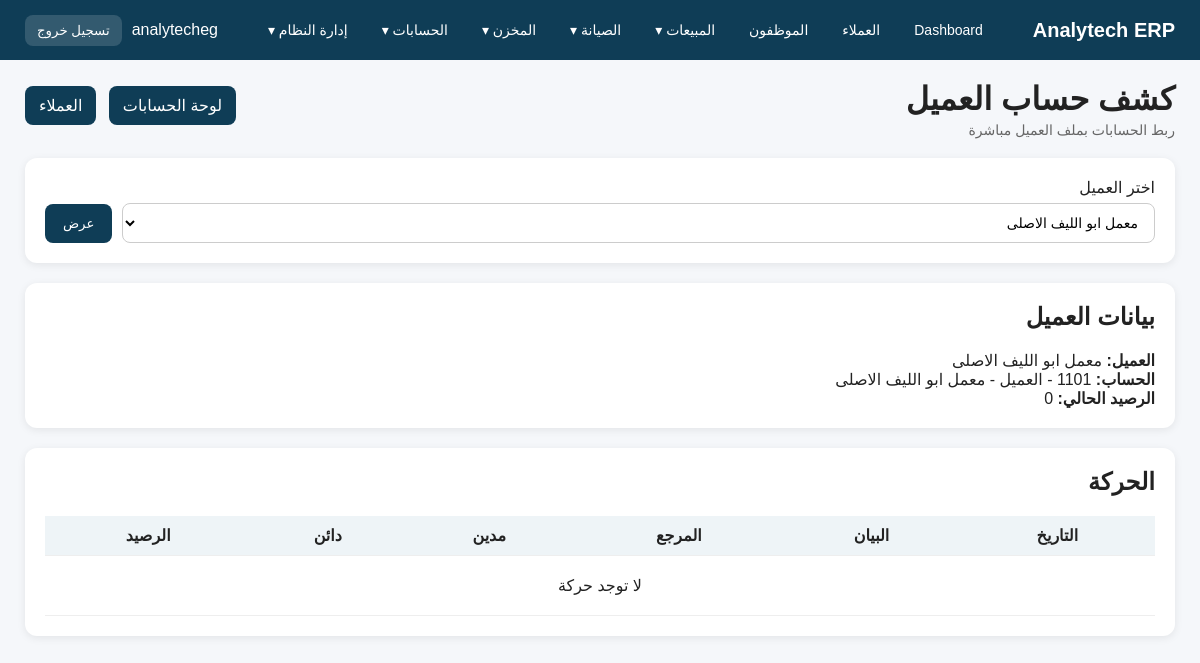
Page /accounting/customer-statement/?customer=4 (signed in) on the committed database.
### customers/models.py (models this page shows, shortened)
class Customer(models.Model):
    CUSTOMER_TYPES = [
        ('Lab', 'معمل'),
        ('Hospital', 'مستشفى'),
        ('Distributor', 'موزع'),
        ('Other', 'أخرى'),
    ]
    name = models.CharField(max_length=200, verbose_name='اسم العميل')
    customer_type = models.CharField(max_length=20, choices=CUSTOMER_TYPES, verbose_name='نوع العميل')
    address = models.TextField(blank=True, null=True, verbose_name='العنوان')
    phone = models.CharField(max_length=50, blank=True, null=True, verbose_name='الهاتف')
    contact_person = models.CharField(max_length=150, blank=True, null=True, verbose_name='الشخص المسؤول')
    account = models.OneToOneField(
        'accounting.Account',
        on_delete=models.SET_NULL,
        null=True,
        blank=True,
        related_name='customer',
        verbose_name='الحساب المحاسبي'
    )
    notes = models.TextField(blank=True, null=True, verbose_name='ملاحظات')
    class Meta:
        verbose_name = 'عميل'
        verbose_name_plural = 'العملاء'
        ordering = ['name']

### accounting/models.py (models this page shows, shortened)
class Account(models.Model):
    ACCOUNT_TYPES = [
        ('Asset', 'أصل'),
        ('Liability', 'التزام'),
        ('Equity', 'حقوق ملكية'),
        ('Revenue', 'إيراد'),
        ('Expense', 'مصروف'),
    ]
    name = models.CharField(max_length=200, verbose_name='اسم الحساب')
    code = models.CharField(max_length=50, unique=True, verbose_name='كود الحساب')
    account_type = models.CharField(max_length=20, choices=ACCOUNT_TYPES, verbose_name='نوع الحساب')
    parent = models.ForeignKey(
        'self',
        on_delete=models.SET_NULL,
        null=True,
        blank=True,
        related_name='children',
        verbose_name='الحساب الأب'
    )
    is_active = models.BooleanField(default=True, verbose_name='نشط')
    notes = models.TextField(blank=True, null=True, verbose_name='ملاحظات')
    class Meta:
        verbose_name = 'حساب'
        verbose_name_plural = 'شجرة الحسابات'
        ordering = ['code', 'name']

### accounting/views.py (the view, shortened to what this page needs)
# urls.py: path('customer-statement/', views.customer_statement, name='customer_statement'),
def customer_statement(request):
    customer_id = request.GET.get('customer')
    selected_customer = None
    selected_account = None
    lines = []
    balance = Decimal('0')
    customers = Customer.objects.select_related('account').all().order_by('name')
    if customer_id:
        selected_customer = get_object_or_404(Customer.objects.select_related('account'), pk=customer_id)
        if not selected_customer.account_id:
            selected_customer.create_account_if_missing()
            selected_customer.refresh_from_db()
        selected_account = selected_customer.account
        if selected_account:
            entry_lines = JournalEntryLine.objects.filter(
                account=selected_account,
                entry__status='Posted'
            ).select_related('entry').order_by('entry__entry_date', 'id')
            running_balance = Decimal('0')
            result = []
            lines = result
            balance = running_balance
    return render(request, 'accounting/customer_statement.html', {
        'customers': customers,
        'selected_customer': selected_customer,
        'selected_account': selected_account,
        'lines': lines,
        'balance': balance,
    })

### templates/accounting/customer_statement.html (shortened to what this page needs)
{% extends 'base.html' %}
{% block content %}
<div class="topbar">
    <div>
        <h1>كشف حساب العميل</h1>
        <div class="sub">ربط الحسابات بملف العميل مباشرة</div>
    </div>
    <div class="quick-links">
        <a href="{% url 'accounting_dashboard' %}">لوحة الحسابات</a>
        <a href="{% url 'customer_list' %}">العملاء</a>
    </div>
</div>
<div class="section" style="margin-bottom:20px;">
    <form method="get" style="display:grid; grid-template-columns:1fr auto; gap:10px; align-items:end;">
        <div>
            <label style="display:block; margin-bottom:6px;">اختر العميل</label>
            <select name="customer" class="form-control">
                {% for row in customers %}
                    <option value="{{ row.id }}" {% if selected_customer and selected_customer.id == row.id %}selected{% endif %}>
                        {{ row.name }}
                    </option>
                {% endfor %}
            </select>
        </div>
        <div>
            <button type="submit"
                    style="padding:12px 18px; border:none; border-radius:8px; background:#0f3d56; color:white;">
                عرض
            </button>
        </div>
    </form>
</div>
{% if selected_customer %}
<div class="section" style="margin-bottom:20px;">
    <h2 style="margin-top:0;">بيانات العميل</h2>
    <div><strong>العميل:</strong> {{ selected_customer.name }}</div>
    <div><strong>الحساب:</strong> {% if selected_account %}{{ selected_account.code }} - {{ selected_account.name }}{% else %}-{% endif %}</div>
    <div><strong>الرصيد الحالي:</strong> {{ balance }}</div>
</div>
<div class="section">
    <h2 style="margin-top:0;">الحركة</h2>
    <table>
        <thead>
            <tr>
                <th>التاريخ</th>
                <th>البيان</th>
                <th>المرجع</th>
                <th>مدين</th>
                <th>دائن</th>
                <th>الرصيد</th>
            </tr>
        </thead>
        <tbody>
            {% for row in lines %}
            <tr>
                <td>{{ row.date }}</td>
                <td>{{ row.description }}</td>
                <td>{{ row.reference|default:"-" }}</td>
                <td>{{ row.debit }}</td>
                <td>{{ row.credit }}</td>
                <td>{{ row.balance }}</td>
            </tr>
            {% empty %}
            <tr>
                <td colspan="6" style="padding:20px; text-align:center;">لا توجد حركة</td>
            </tr>
            {% endfor %}
        </tbody>
    </table>
</div>
{% endif %}
{% endblock %}

### templates/base.html (shortened to what this page needs)
<!DOCTYPE html>
<html lang="ar" dir="rtl">
<head>
</head>
<body>
<div class="navbar">
    <div class="logo">Analytech ERP</div>
    {% if user.is_authenticated %}
    <div class="menu">
        <a href="/">Dashboard</a>
        {% if perms.customers.view_customer %}
        <a href="/customers/">العملاء</a>
        {% endif %}
        {% if perms.app_employees.view_employee %}
        <a href="/employees/">الموظفون</a>
        {% endif %}
        {% if perms.app_quotations.view_quotation or perms.app_sales.view_salesorder or perms.app_invoices.view_invoice or perms.app_employees.view_employeecommission %}
        <div class="dropdown">
            <a href="/reports/sales/">المبيعات ▾</a>
        </div>
        {% endif %}
        {% if perms.app_maintenance.view_maintenancerequest or perms.app_maintenance.view_maintenancevisit or perms.app_maintenance.view_preventivemaintenanceplan %}
        <div class="dropdown">
            <a href="/maintenance/reports/">الصيانة ▾</a>
        </div>
        {% endif %}
        {% if perms.app_inventory.view_inventoryitem or perms.app_inventory.view_inventorylot or perms.app_inventory.view_inventorytransaction or perms.app_inventory.view_recallnotice %}
        <div class="dropdown">
            <a href="/inventory/">المخزن ▾</a>
        </div>
        {% endif %}
        {% if perms.accounting.view_account or perms.accounting.view_journalentry or perms.accounting.view_receiptvoucher or perms.accounting.view_paymentvoucher %}
        <div class="dropdown">
            <a href="/accounting/">الحسابات ▾</a>
        </div>
        {% endif %}
        {% if user.is_staff %}
        <div class="dropdown">
            <a href="/admin/">إدارة النظام ▾</a>
        </div>
        {% endif %}
    </div>
    <div class="user-box">
        <span>{{ user.username }}</span>
        <form method="post" action="{% url 'logout' %}" class="logout-form">
            <button type="submit" class="logout-btn">تسجيل خروج</button>
        </form>
    </div>
    {% endif %}
</div>
<div class="container">
    {% block content %}{% endblock %}
</div>
</body>
</html>

### templates/base.html (style rules this page uses)
body { margin: 0; font-family: Tahoma, Arial, sans-serif; background: #f5f7fa; color: #222; }
.navbar { background: #0f3d56; color: white; padding: 14px 25px; display: flex; justify-content: space-between; align-items: center; gap: 16px; flex-wrap: wrap; }
.logo { font-size: 20px; font-weight: bold; white-space: nowrap; }
.menu { display: flex; align-items: center; gap: 14px; flex-wrap: wrap; }
.menu > a, .dropdown > a { color: white; text-decoration: none; font-size: 14px; padding: 8px 10px; border-radius: 8px; display: inline-block; }
.dropdown { position: relative; }
.container { padding: 20px 25px; }
.topbar { display: flex; justify-content: space-between; align-items: center; margin-bottom: 20px; gap: 15px; flex-wrap: wrap; }
.topbar h1 { margin: 0; }
.sub { color: #666; font-size: 14px; margin-top: 4px; }
.section { background: white; padding: 20px; border-radius: 12px; box-shadow: 0 2px 8px rgba(0,0,0,0.08); }
table { width: 100%; border-collapse: collapse; }
th, td { padding: 10px; border-bottom: 1px solid #eee; text-align: center; vertical-align: middle; }
th { background: #eef4f7; }
.form-control, select, textarea, input[type="text"], input[type="number"], input[type="date"], input[type="email"], input[type="password"] { width: 100%; padding: 10px 12px; border: 1px solid #ccc; border-radius: 8px; font-size: 14px; background: #fff; box-sizing: border-box; }
.quick-links a { display: inline-block; background: #0f3d56; color: white; padding: 10px 14px; border-radius: 8px; text-decoration: none; margin-right: 8px; margin-bottom: 8px; }
.user-box { display: flex; align-items: center; gap: 10px; color: white; }
.logout-form { margin: 0; }
.logout-btn { background: rgba(255,255,255,0.15); border: none; color: white; padding: 8px 12px; border-radius: 8px; cursor: pointer; }

### rows in the picture
Customer: name "معمل ابو الليف الاصلى"
Account: name "العميل - معمل ابو الليف الاصلى"

### other values in the picture
{{ user.username }} "analytecheg"
{{ balance }} "0"
form field customer "معمل ابو الليف الاصلى"
